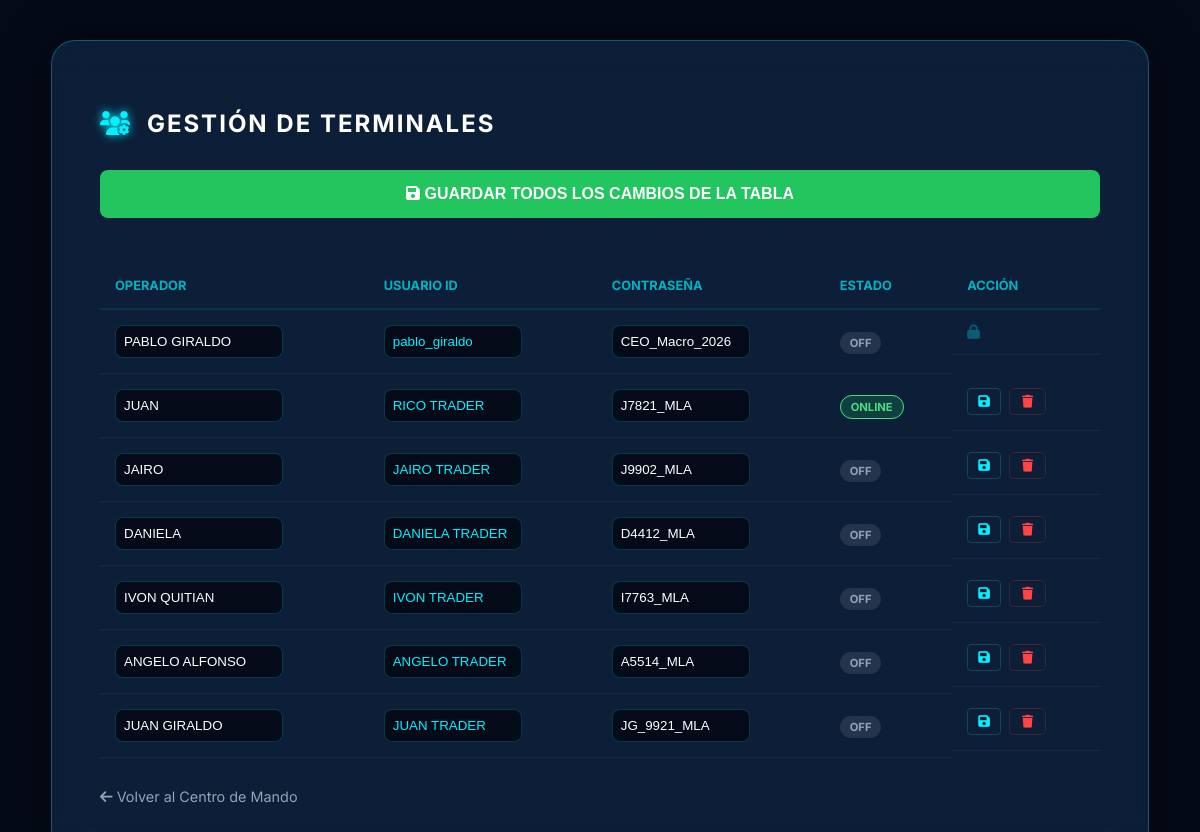
Screenshot of /admin/usuarios (signed in) with the database file from the repository.
### tables this page shows
CREATE TABLE usuarios (
            id INTEGER PRIMARY KEY AUTOINCREMENT,
            username TEXT UNIQUE NOT NULL,
            password TEXT NOT NULL,
            nombre_completo TEXT,
            estado TEXT DEFAULT 'Desconectado'
        , foto_perfil TEXT DEFAULT 'default_user.png');

### app.py (the view, shortened to what this page needs)
@app.route("/admin/usuarios", methods=["GET", "POST"])
def gestionar_usuarios():
    if session.get('username') != 'pablo_giraldo':
        return redirect("/")
    conexion = sqlite3.connect(DB_PATH)
    cursor = conexion.cursor()
    cursor.execute("SELECT id, username, password, nombre_completo, estado FROM usuarios")
    lista_usuarios = cursor.fetchall()
    conexion.close()
    return render_template("gestion_usuarios.html", usuarios=lista_usuarios)

### app.py (called while the page is built)
@app.before_request
def verificar_sesion():
    rutas_publicas = ['inicio', 'login', 'static', 'set_language']
    if 'set_language' in request.path:
        return
    if 'user_id' not in session and request.endpoint not in rutas_publicas:
        return redirect('/login')

### templates/gestion_usuarios.html (shortened to what this page needs)
<!DOCTYPE html>
<html lang="es">
<head>
    <link rel="stylesheet" href="https://cdnjs.cloudflare.com/ajax/libs/font-awesome/6.0.0/css/all.min.css">
</head>
<body>
    <div class="admin-container">
        <h2><i class="fas fa-users-cog neon-text"></i> GESTIÓN DE TERMINALES</h2>
        <form action="/admin/guardar_todo" method="POST">
            <button type="submit" class="btn-save-all">
                <i class="fas fa-save"></i> GUARDAR TODOS LOS CAMBIOS DE LA TABLA
            </button>
            <table class="user-table">
                <thead>
                    <tr>
                        <th>Operador</th>
                        <th>Usuario ID</th>
                        <th>Contraseña</th>
                        <th>Estado</th>
                        <th>Acción</th>
                    </tr>
                </thead>
                <tbody>
                    {% for user in usuarios %}
                    <tr>
                        <td>
                            <input type="text" name="nombre[]" value="{{ user[3] }}"
                                   style="width: 150px;"
                                   {% if user[1] == 'pablo_giraldo' %} readonly {% endif %}>
                        </td>
                        <td>
                            <input type="text" name="username[]" value="{{ user[1] }}"
                                   style="width: 120px; color: #00f2ff;"
                                   {% if user[1] == 'pablo_giraldo' %} readonly {% endif %}>
                        </td>
                        <td>
                            <input type="text" name="password[]" value="{{ user[2] }}"
                                   style="width: 120px;"
                                   {% if user[1] == 'pablo_giraldo' %} readonly {% endif %}>
                        </td>
                        <td>
                            {% if user[4] == 'Activo' %}
                                <span class="status-tag status-activo">ONLINE</span>
                            {% else %}
                                <span class="status-tag status-off">OFF</span>
                            {% endif %}
                        </td>
                        <td style="display: flex; gap: 8px; align-items: center;">
                            {% if user[1] != 'pablo_giraldo' %}
                                <button type="submit" title="Guardar solo este"
                                        style="background: none; border: 1px solid #00f2ff33; color: #00f2ff; cursor: pointer; padding: 5px 10px; border-radius: 4px;">
                                    <i class="fas fa-save"></i>
                                </button>
                                <a href="/admin/eliminar_usuario/{{ user[0] }}" class="btn-delete"
                                   onclick="return confirm('¿Eliminar acceso de este operador?')">
                                    <i class="fas fa-trash"></i>
                                </a>
                            {% else %}
                                <i class="fas fa-lock" style="opacity: 0.3; color: #00f2ff;" title="Protección de Fundador"></i>
                            {% endif %}
                        </td>
                    </tr>
                    {% endfor %}
                </tbody>
            </table>
        </form>
        <a href="/" class="back-link"><i class="fas fa-arrow-left"></i> Volver al Centro de Mando</a>
    </div>
</body>
</html>

### templates/gestion_usuarios.html (style rules this page uses)
body { background: #050a18; color: white; font-family: 'Inter', sans-serif; margin: 0; padding: 40px; display: flex; justify-content: center; }
.admin-container { width: 100%; max-width: 1000px; background: rgba(16, 35, 66, 0.8); backdrop-filter: blur(20px); border: 1px solid rgba(0, 242, 255, 0.3); border-radius: 1.5rem; padding: 3rem; box-shadow: 0 0 40px rgba(0, 0, 0, 0.5); }
h2 { color: white; text-transform: uppercase; letter-spacing: 2px; margin-bottom: 2rem; display: flex; align-items: center; gap: 15px; }
.neon-text { text-shadow: 0 0 10px #00f2ff; color: #00f2ff; }
.user-table { width: 100%; border-collapse: collapse; margin-top: 20px; }
th { text-align: left; color: rgba(0, 242, 255, 0.7); font-size: 0.8rem; text-transform: uppercase; padding: 15px; border-bottom: 2px solid rgba(0, 242, 255, 0.1); }
td { padding: 15px; border-bottom: 1px solid rgba(255, 255, 255, 0.05); font-size: 0.9rem; }
.status-tag { padding: 4px 10px; border-radius: 20px; font-size: 0.7rem; font-weight: bold; text-transform: uppercase; }
.status-activo { background: rgba(34, 197, 94, 0.2); color: #4ade80; border: 1px solid #4ade80; }
.status-off { background: rgba(255, 255, 255, 0.1); color: #94a3b8; }
.btn-delete { color: #ff4444; text-decoration: none; font-size: 0.8rem; border: 1px solid #ff444433; padding: 5px 12px; border-radius: 5px; transition: 0.3s; }
input { background: #050a18; border: 1px solid rgba(0, 242, 255, 0.2); color: white; padding: 8px; border-radius: 8px; outline: none; }
.btn-save-all { background: #22c55e; color: white; width: 100%; padding: 15px; font-size: 1rem; cursor: pointer; border-radius: 8px; border: none; font-weight: 800; margin-bottom: 25px; transition: 0.3s; }
.back-link { display: inline-block; margin-top: 30px; color: #94a3b8; text-decoration: none; font-size: 0.9rem; }

### rows the page displays
usuarios: nombre_completo "PABLO GIRALDO", username "pablo_giraldo", password "CEO_Macro_2026", estado "OFF"
usuarios: nombre_completo "JUAN", username "RICO TRADER", password "J7821_MLA", estado "ONLINE"
usuarios: nombre_completo "JAIRO", username "JAIRO TRADER", password "J9902_MLA", estado "OFF"
usuarios: nombre_completo "DANIELA", username "DANIELA TRADER", password "D4412_MLA", estado "OFF"
usuarios: nombre_completo "IVON QUITIAN", username "IVON TRADER", password "I7763_MLA", estado "OFF"
usuarios: nombre_completo "ANGELO ALFONSO", username "ANGELO TRADER", password "A5514_MLA", estado "OFF"
usuarios: nombre_completo "JUAN GIRALDO", username "JUAN TRADER", password "JG_9921_MLA", estado "OFF"
